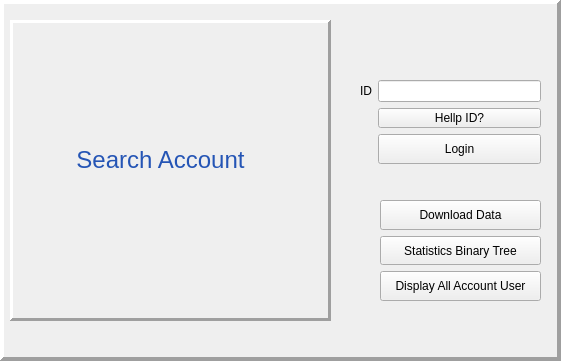
<?xml version="1.0" encoding="UTF-8"?>
<ui version="4.0">
 <class>MainWindow</class>
 <widget class="QWidget" name="MainWindow">
  <property name="windowModality">
   <enum>Qt::WindowModal</enum>
  </property>
  <property name="geometry">
   <rect>
    <x>0</x>
    <y>0</y>
    <width>561</width>
    <height>361</height>
   </rect>
  </property>
  <property name="sizePolicy">
   <sizepolicy hsizetype="Fixed" vsizetype="Fixed">
    <horstretch>0</horstretch>
    <verstretch>0</verstretch>
   </sizepolicy>
  </property>
  <property name="minimumSize">
   <size>
    <width>561</width>
    <height>361</height>
   </size>
  </property>
  <property name="maximumSize">
   <size>
    <width>561</width>
    <height>361</height>
   </size>
  </property>
  <property name="contextMenuPolicy">
   <enum>Qt::PreventContextMenu</enum>
  </property>
  <property name="windowTitle">
   <string>Search ID</string>
  </property>
  <property name="windowIcon">
   <iconset>
    <selectedon>:/Image/login.png</selectedon>
   </iconset>
  </property>
  <widget class="QFrame" name="frame">
   <property name="geometry">
    <rect>
     <x>0</x>
     <y>0</y>
     <width>561</width>
     <height>361</height>
    </rect>
   </property>
   <property name="sizePolicy">
    <sizepolicy hsizetype="Fixed" vsizetype="Fixed">
     <horstretch>0</horstretch>
     <verstretch>0</verstretch>
    </sizepolicy>
   </property>
   <property name="minimumSize">
    <size>
     <width>561</width>
     <height>361</height>
    </size>
   </property>
   <property name="maximumSize">
    <size>
     <width>561</width>
     <height>361</height>
    </size>
   </property>
   <property name="frameShape">
    <enum>QFrame::Panel</enum>
   </property>
   <property name="frameShadow">
    <enum>QFrame::Raised</enum>
   </property>
   <property name="lineWidth">
    <number>4</number>
   </property>
   <widget class="QFrame" name="frame_2">
    <property name="geometry">
     <rect>
      <x>10</x>
      <y>20</y>
      <width>321</width>
      <height>301</height>
     </rect>
    </property>
    <property name="frameShape">
     <enum>QFrame::Panel</enum>
    </property>
    <property name="frameShadow">
     <enum>QFrame::Raised</enum>
    </property>
    <property name="lineWidth">
     <number>3</number>
    </property>
    <widget class="QLabel" name="title">
     <property name="geometry">
      <rect>
       <x>50</x>
       <y>120</y>
       <width>201</width>
       <height>41</height>
      </rect>
     </property>
     <property name="text">
      <string>&lt;html&gt;&lt;head/&gt;&lt;body&gt;&lt;p&gt;&lt;span style=&quot; font-size:18pt; color:#2555b5;&quot;&gt;Search Account&lt;/span&gt;&lt;/p&gt;&lt;/body&gt;&lt;/html&gt;</string>
     </property>
     <property name="alignment">
      <set>Qt::AlignCenter</set>
     </property>
    </widget>
   </widget>
   <widget class="QWidget" name="layoutWidget">
    <property name="geometry">
     <rect>
      <x>360</x>
      <y>80</y>
      <width>181</width>
      <height>87</height>
     </rect>
    </property>
    <layout class="QFormLayout" name="formLayout">
     <item row="0" column="0">
      <widget class="QLabel" name="id">
       <property name="text">
        <string>ID</string>
       </property>
      </widget>
     </item>
     <item row="0" column="1">
      <widget class="QLineEdit" name="idLine"/>
     </item>
     <item row="2" column="1">
      <widget class="QPushButton" name="loginButton">
       <property name="enabled">
        <bool>true</bool>
       </property>
       <property name="sizePolicy">
        <sizepolicy hsizetype="Minimum" vsizetype="Fixed">
         <horstretch>2</horstretch>
         <verstretch>0</verstretch>
        </sizepolicy>
       </property>
       <property name="minimumSize">
        <size>
         <width>0</width>
         <height>30</height>
        </size>
       </property>
       <property name="maximumSize">
        <size>
         <width>175</width>
         <height>25</height>
        </size>
       </property>
       <property name="text">
        <string>Login</string>
       </property>
       <property name="checkable">
        <bool>true</bool>
       </property>
      </widget>
     </item>
     <item row="1" column="1">
      <widget class="QPushButton" name="hellpButton">
       <property name="minimumSize">
        <size>
         <width>0</width>
         <height>20</height>
        </size>
       </property>
       <property name="maximumSize">
        <size>
         <width>16777215</width>
         <height>20</height>
        </size>
       </property>
       <property name="text">
        <string>Hellp ID?</string>
       </property>
      </widget>
     </item>
    </layout>
   </widget>
   <widget class="QWidget" name="layoutWidget">
    <property name="geometry">
     <rect>
      <x>380</x>
      <y>200</y>
      <width>161</width>
      <height>101</height>
     </rect>
    </property>
    <layout class="QVBoxLayout" name="verticalLayout">
     <item>
      <widget class="QPushButton" name="downloadButton">
       <property name="enabled">
        <bool>true</bool>
       </property>
       <property name="minimumSize">
        <size>
         <width>0</width>
         <height>25</height>
        </size>
       </property>
       <property name="maximumSize">
        <size>
         <width>175</width>
         <height>30</height>
        </size>
       </property>
       <property name="text">
        <string>Download Data</string>
       </property>
       <property name="checkable">
        <bool>true</bool>
       </property>
      </widget>
     </item>
     <item>
      <widget class="QPushButton" name="statisticsButton">
       <property name="enabled">
        <bool>true</bool>
       </property>
       <property name="minimumSize">
        <size>
         <width>0</width>
         <height>25</height>
        </size>
       </property>
       <property name="maximumSize">
        <size>
         <width>175</width>
         <height>30</height>
        </size>
       </property>
       <property name="text">
        <string>Statistics Binary Tree</string>
       </property>
       <property name="checkable">
        <bool>true</bool>
       </property>
      </widget>
     </item>
     <item>
      <widget class="QPushButton" name="displayAccButton">
       <property name="enabled">
        <bool>true</bool>
       </property>
       <property name="minimumSize">
        <size>
         <width>0</width>
         <height>0</height>
        </size>
       </property>
       <property name="maximumSize">
        <size>
         <width>16777215</width>
         <height>30</height>
        </size>
       </property>
       <property name="text">
        <string>Display All Account User</string>
       </property>
      </widget>
     </item>
    </layout>
   </widget>
  </widget>
 </widget>
 <resources/>
 <connections/>
</ui>
